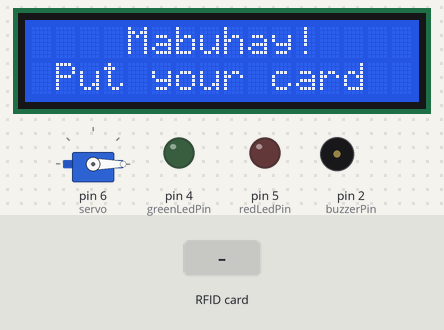
The sketch below on a simulated Arduino Uno, built with avr-gcc and run on an emulated ATmega328P. Shown: servo, 16×2 character LCD, output pins drawn as LEDs (lit = HIGH), buzzer (waves = sounding). The test bench sets the inputs (shaded band). Pins used as bus, display or sensor lines are not drawn; what the sketch prints to the serial monitor is not drawn.

Above: at 1.3 s.
1.4 s: RFID card B3 D5 72 A5 held to the reader
At 1.59 s:
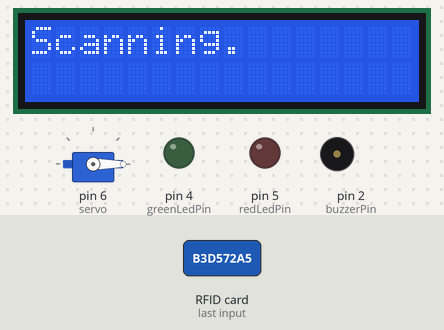
At 3.1 s:
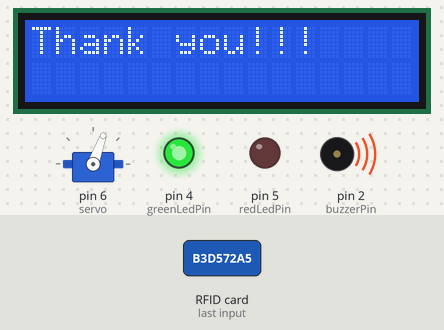
4.1 s: RFID card 5E 7A 19 C4 held to the reader
At 6.3 s:
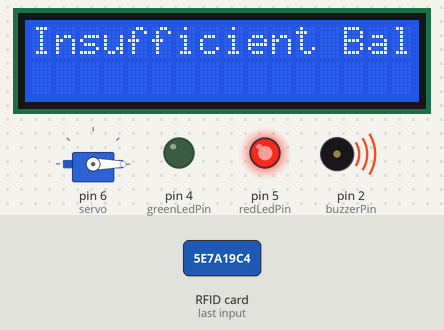
Timing chart, 0 to 8.4 s (numbered marks = the images above; inputs shaded):
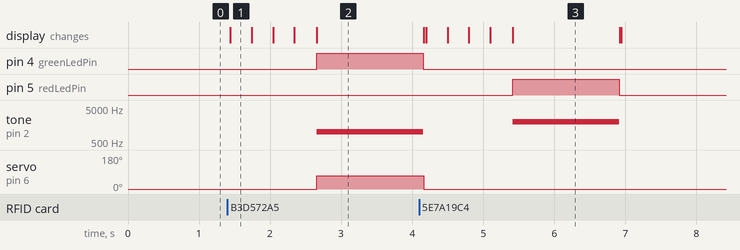

The sketch:

parking-system3.ino
```cpp
#include <Servo.h>
#include <LiquidCrystal_I2C.h>
#include <SPI.h>
#include <MFRC522.h>

#define SS_PIN 10
#define RST_PIN 9
String UID = "B3 D5 72 A5";

Servo servo;
LiquidCrystal_I2C lcd(0x27, 16, 2);
MFRC522 rfid(SS_PIN, RST_PIN);

const int redLedPin = 5;
const int greenLedPin = 4;
const int buzzerPin = 2;

void setup() {
  Serial.begin(9600);
  servo.attach(6);  // Initialize the servo (Pin 6)
  servo.write(0);
  lcd.init();
  lcd.backlight();
  SPI.begin();
  rfid.PCD_Init();

  pinMode(redLedPin, OUTPUT);
  pinMode(greenLedPin, OUTPUT);
  pinMode(buzzerPin, OUTPUT);
}

void loop() {
  lcd.setCursor(4, 0);
  lcd.print("Mabuhay!");
  lcd.setCursor(1, 1);
  lcd.print("Put your card");

  if (!rfid.PICC_IsNewCardPresent())
    return;
  if (!rfid.PICC_ReadCardSerial())
    return;

  lcd.clear();
  lcd.setCursor(0, 0);
  lcd.print("Scanning");
  Serial.print("NUID tag is: ");
  String ID = "";
  for (byte i = 0; i < rfid.uid.size; i++) {
    lcd.print(".");
    ID.concat(String(rfid.uid.uidByte[i] < 0x10 ? " 0" : " "));
    ID.concat(String(rfid.uid.uidByte[i], HEX));
    delay(300);
  }
  ID.toUpperCase();

  if (ID.substring(1) == UID) {
    servo.write(70);
    lcd.clear();
    lcd.setCursor(0, 0);
    lcd.print("Thank you!!!");
    digitalWrite(greenLedPin, HIGH);  // Turn on the green LED
    tone(buzzerPin, 1000);  // Sound the buzzer
    delay(1500);
    noTone(buzzerPin);  // Stop the buzzer sound
    digitalWrite(greenLedPin, LOW);  // Turn off the green LED
    lcd.clear();
    servo.write(0); // Close the gate
  } else {
    lcd.clear();
    lcd.setCursor(0, 0);
    lcd.print("Insufficient Bal");
    digitalWrite(redLedPin, HIGH);  // Turn on the red LED
    tone(buzzerPin, 2000);  // Sound the buzzer
    delay(1500);
    noTone(buzzerPin);  // Stop the buzzer sound
    digitalWrite(redLedPin, LOW);  // Turn off the red LED
    lcd.clear();
  }
}
```

Measured:
- after the input at 1.4 s, pin 4 (greenLedPin): LOW → HIGH after 1.3 s; tone on pin 2 (buzzerPin): silent → 1000 Hz after 1.3 s; servo on pin 6 (servo): 0° → 70° after 1.3 s; the display: changes at once (image 1)
- after the input at 4.1 s, pin 5 (redLedPin): LOW → HIGH after 1.3 s, → LOW 1.5 s later; the display: first differs from a run without the input after 0.10 s (image 3 shows a later state)
